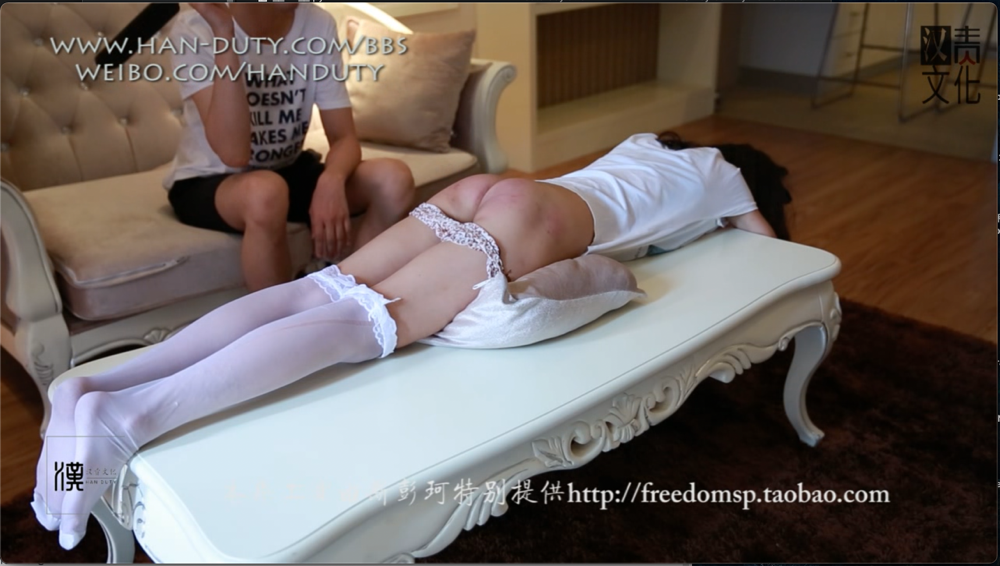
#> input picture test.png, 1000 x 566 px
$ python find_vid.py test.png .
#> lines starting #> are read from the running program, lines starting #| are printed output that depends on the picture
import numpy as np
import argparse
import os

import json
import cv2
from urllib.request import urlopen
import urllib.request as request

from utils.loss_utils import loss_mae


def find_vid(pic_path:str, dataset_path:str, resolution:(int, int) = (160, 120), topN:int = 5, pic_path_is_url:bool = False,
             pic_bytecontent = None):
#> called with pic_path = 'test.png', dataset_path = '.', resolution = (160, 120), topN = 5, pic_path_is_url = False
    if pic_bytecontent:
        image = np.asarray(bytearray(pic_bytecontent), dtype='uint8')
        pic = cv2.imdecode(image, cv2.IMREAD_COLOR)
    elif pic_path_is_url:
        print("Loading image from url:")
        headers = {'User-Agent':'Mozilla/5.0 (Windows NT 6.1; WOW64; rv:23.0) Gecko/20100101 Firefox/23.0'}
        req_h = request.Request(url=pic_path, headers=headers)
        req = urlopen(req_h)
        image = np.asarray(bytearray(req.read()), dtype='uint8')
        pic = cv2.imdecode(image, cv2.IMREAD_COLOR)
        print("Image loaded!")
    else:
        pic = cv2.imread(pic_path)
#> pic is the input picture: shape (566, 1000, 3); mean B, G, R 94.5, 99, 109.5

    pic = cv2.cvtColor(pic, cv2.COLOR_BGR2RGB)
    pic = cv2.resize(pic, resolution)
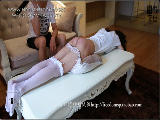
#> pic: shape (120, 160, 3); mean R, G, B 109.7, 99.1, 94.6

    json_file_path = os.path.join(dataset_path, 'rela_dict.json')
#> (the run stopped early here; a loop or call above may not have finished)

$ run again, on 2.png
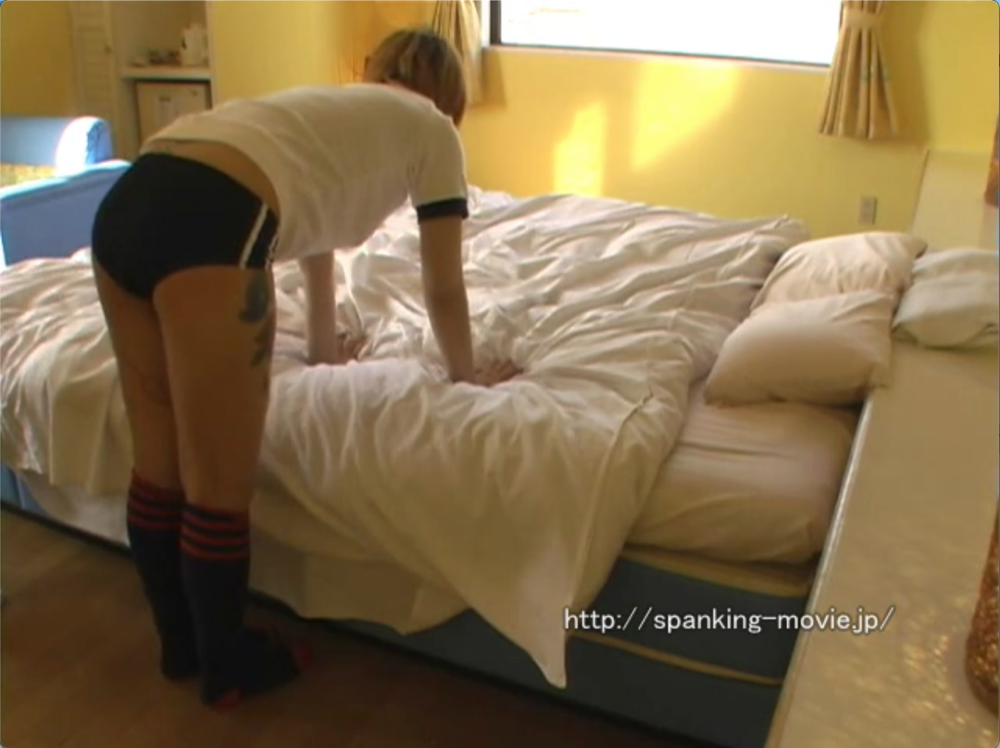
#> input picture 2.png, 1000 x 748 px
#> in find_vid, pic is the input picture: shape (748, 1000, 3); mean B, G, R 77.2, 111.7, 132.6
#> in find_vid, `pic = cv2.resize(pic, resolution)`:
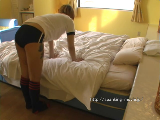
#> pic: shape (120, 160, 3); mean R, G, B 132.4, 111.5, 77

$ run again, on 3.png
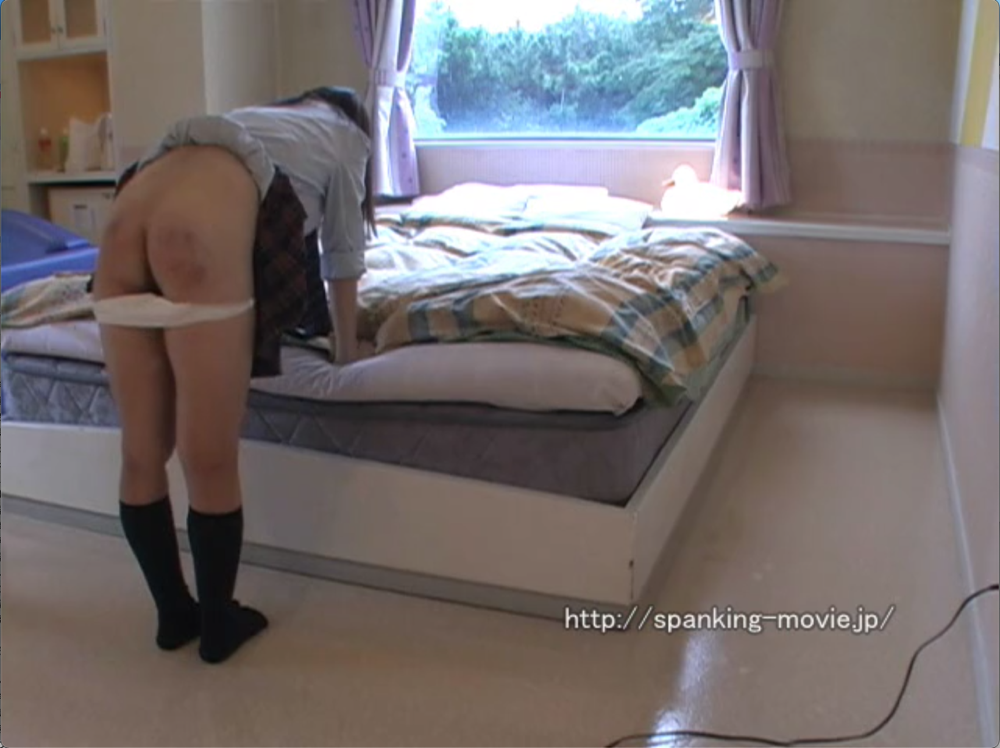
#> input picture 3.png, 1000 x 748 px
#> in find_vid, pic is the input picture: shape (748, 1000, 3); mean B, G, R 109.2, 109.5, 117
#> in find_vid, `pic = cv2.resize(pic, resolution)`:
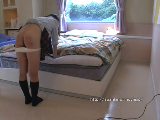
#> pic: shape (120, 160, 3); mean R, G, B 116.9, 109.3, 109.1
